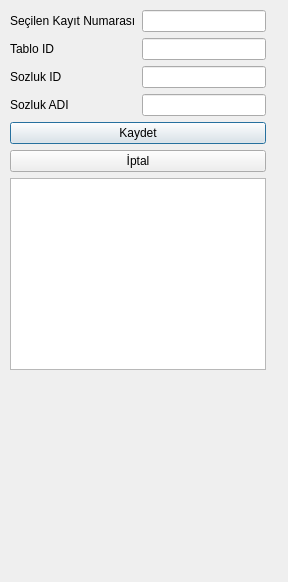
<?xml version="1.0" encoding="UTF-8"?>
<ui version="4.0">
 <class>Dialog</class>
 <widget class="QDialog" name="Dialog">
  <property name="geometry">
   <rect>
    <x>0</x>
    <y>0</y>
    <width>288</width>
    <height>582</height>
   </rect>
  </property>
  <property name="windowTitle">
   <string>Dialog</string>
  </property>
  <widget class="QWidget" name="gridLayoutWidget">
   <property name="geometry">
    <rect>
     <x>10</x>
     <y>10</y>
     <width>221</width>
     <height>561</height>
    </rect>
   </property>
   <layout class="QGridLayout" name="gridLayout" columnstretch="0,0">
    <property name="sizeConstraint">
     <enum>QLayout::SetFixedSize</enum>
    </property>
    <item row="3" column="1">
     <widget class="QLineEdit" name="txtAd"/>
    </item>
    <item row="1" column="0">
     <widget class="QLabel" name="lblTabloID">
      <property name="text">
       <string>Tablo ID</string>
      </property>
     </widget>
    </item>
    <item row="2" column="0">
     <widget class="QLabel" name="lblSozlukID">
      <property name="text">
       <string>Sozluk ID</string>
      </property>
     </widget>
    </item>
    <item row="1" column="1">
     <widget class="QLineEdit" name="txtTablo">
      <property name="inputMethodHints">
       <set>Qt::ImhDigitsOnly</set>
      </property>
      <property name="echoMode">
       <enum>QLineEdit::Normal</enum>
      </property>
     </widget>
    </item>
    <item row="3" column="0">
     <widget class="QLabel" name="lblSozlukAD">
      <property name="text">
       <string>Sozluk ADI</string>
      </property>
     </widget>
    </item>
    <item row="2" column="1">
     <widget class="QLineEdit" name="txtID"/>
    </item>
    <item row="6" column="0" colspan="2">
     <widget class="QTableWidget" name="lstSozluk"/>
    </item>
    <item row="4" column="0" colspan="2">
     <widget class="QPushButton" name="btKaydet">
      <property name="text">
       <string>Kaydet</string>
      </property>
     </widget>
    </item>
    <item row="5" column="0" colspan="2">
     <widget class="QPushButton" name="btIptal">
      <property name="text">
       <string>İptal</string>
      </property>
     </widget>
    </item>
    <item row="0" column="0">
     <widget class="QLabel" name="label">
      <property name="text">
       <string>Seçilen Kayıt Numarası</string>
      </property>
     </widget>
    </item>
    <item row="0" column="1">
     <widget class="QLineEdit" name="txtKayit"/>
    </item>
   </layout>
  </widget>
 </widget>
 <resources/>
 <connections/>
</ui>
